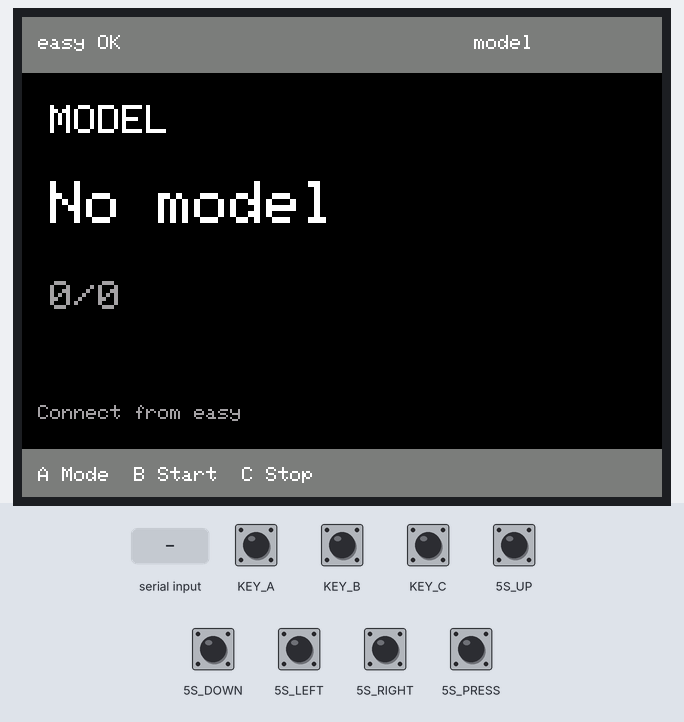
The sketch below on a simulated Seeed Wio Terminal. Parts: 320×240 colour display. The test bench sets the inputs (shaded band); at power-on: 5S_DOWN, 5S_LEFT, 5S_PRESS, 5S_RIGHT, 5S_UP, KEY_A, KEY_B, KEY_C HIGH. What the sketch prints to the serial monitor is not drawn.

Above: at 1.8 s.
1.9 s: KEY_A pulled LOW for 0.15 s
5.0 s: KEY_B pulled LOW for 0.15 s
6.6 s: "screen\n" received over Serial
At 7.7 s:
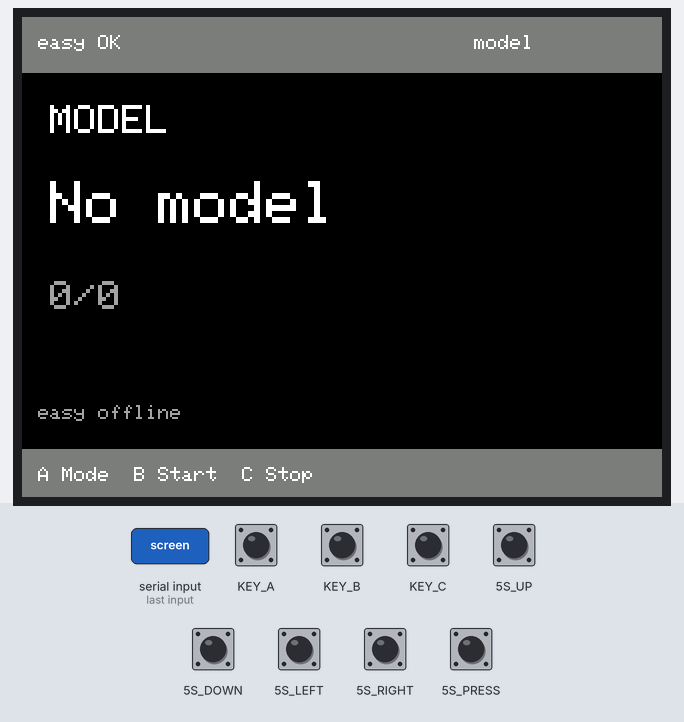
8.1 s: KEY_C pulled LOW for 0.15 s
11.2 s: 5S_UP pulled LOW for 0.15 s
13.1 s: 5S_DOWN pulled LOW for 0.15 s
Timing chart, 0 to 15.7 s (numbered marks = the images above; inputs shaded):
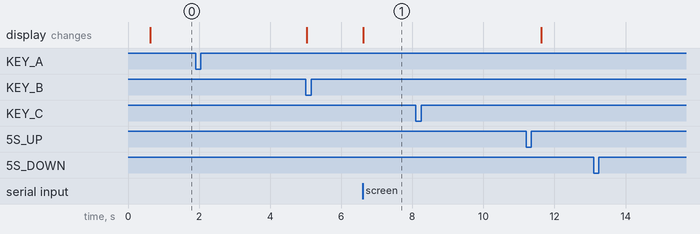

Measured:
- after the input at 1.9 s, every drawn part: stays the same
- after the input at 6.6 s, the display: changes at once (image 1)
- after the input at 8.1 s, every drawn part: stays the same
- after the input at 13.1 s, every drawn part: stays the same

The sketch:

wio_easy_ctl.ino
```cpp
// Wio Terminal controller for lerobot-easy.
//
// Wio owns only its USB serial link. lerobot-easy owns business state and
// robot serial ownership. Wio sends input events and renders screen payloads.

#include <TFT_eSPI.h>

static constexpr uint32_t HOST_BAUD = 115200;
static constexpr unsigned long DRAW_INTERVAL_MS = 80;
static constexpr unsigned long HEARTBEAT_INTERVAL_MS = 3000;
static constexpr unsigned long LINK_TIMEOUT_MS = 5000;
static constexpr unsigned long BUTTON_REPEAT_MS = 220;

TFT_eSPI tft;

char titleText[24] = "MODEL";
char modeText[16] = "model";
char primaryText[80] = "No model";
char indexText[16] = "0/0";
char statusText[80] = "Connect from easy";
char footerText[48] = "A Mode  B Start  C Stop";
char rxBuffer[512];
uint16_t rxLength = 0;
unsigned long seq = 1;
unsigned long lastDrawMs = 0;
unsigned long lastHostRxMs = 0;
unsigned long lastHeartbeatMs = 0;
unsigned long lastRepeatMs = 0;
bool hostLinked = false;
bool needsFullRedraw = true;
bool dirtyHeader = true;
bool dirtyMain = true;
bool dirtyFooter = true;
bool dirtyStatus = true;
bool lastKeyA = false;
bool lastKeyB = false;
bool lastKeyC = false;
bool lastJoyPress = false;
bool lastJoyUp = false;
bool lastJoyDown = false;

void copyText(char* dest, size_t destSize, const char* src) {
  if (destSize == 0) return;
  strncpy(dest, src ? src : "", destSize - 1);
  dest[destSize - 1] = '\0';
}

void markAllDirty() {
  dirtyHeader = true;
  dirtyMain = true;
  dirtyFooter = true;
  dirtyStatus = true;
}

void sendHello() {
  Serial.print("{\"type\":\"hello\",\"seq\":");
  Serial.print(seq++);
  Serial.println("}");
}

void sendStatusRequest() {
  Serial.print("{\"type\":\"status\",\"seq\":");
  Serial.print(seq++);
  Serial.println("}");
}

void sendInput(const char* key, const char* eventType) {
  Serial.print("{\"type\":\"input\",\"key\":\"");
  Serial.print(key);
  Serial.print("\",\"event\":\"");
  Serial.print(eventType);
  Serial.print("\",\"seq\":");
  Serial.print(seq++);
  Serial.println("}");
}

bool readSwitchPressed(int pin, bool& wasPressed) {
  const bool isPressed = digitalRead(pin) == LOW;
  const bool edge = isPressed && !wasPressed;
  wasPressed = isPressed;
  return edge;
}

bool readRepeatPressed(int pin) {
  if (digitalRead(pin) != LOW) return false;
  const unsigned long now = millis();
  if (now - lastRepeatMs < BUTTON_REPEAT_MS) return false;
  lastRepeatMs = now;
  return true;
}

bool readJsonStringValue(const char* json, const char* key, char* dest, size_t destSize) {
  if (destSize == 0) return false;
  dest[0] = '\0';
  char pattern[32];
  snprintf(pattern, sizeof(pattern), "\"%s\":\"", key);
  const char* start = strstr(json, pattern);
  if (!start) return false;
  start += strlen(pattern);
  size_t i = 0;
  while (*start && *start != '"' && i + 1 < destSize) {
    if (*start == '\\' && start[1]) start++;
    dest[i++] = *start++;
  }
  dest[i] = '\0';
  return true;
}

void applyScreenMessage(const char* line) {
  readJsonStringValue(line, "mode", modeText, sizeof(modeText));
  readJsonStringValue(line, "title", titleText, sizeof(titleText));
  readJsonStringValue(line, "primary", primaryText, sizeof(primaryText));
  readJsonStringValue(line, "index", indexText, sizeof(indexText));
  readJsonStringValue(line, "status", statusText, sizeof(statusText));
  readJsonStringValue(line, "footer", footerText, sizeof(footerText));
  markAllDirty();
}

void handleHostLine(const char* line) {
  const bool wasLinked = hostLinked;
  lastHostRxMs = millis();
  hostLinked = true;
  if (!wasLinked) dirtyHeader = true;

  char type[16];
  readJsonStringValue(line, "type", type, sizeof(type));
  if (strcmp(type, "screen") == 0) {
    applyScreenMessage(line);
  } else if (strcmp(type, "ready") == 0) {
    readJsonStringValue(line, "text", statusText, sizeof(statusText));
    dirtyStatus = true;
  } else if (strcmp(type, "error") == 0) {
    if (!readJsonStringValue(line, "text", statusText, sizeof(statusText)) || !statusText[0]) {
      copyText(statusText, sizeof(statusText), "Error");
    }
    dirtyStatus = true;
  }
}

void pollHostSerial() {
  while (Serial.available() > 0) {
    const char ch = static_cast<char>(Serial.read());
    if (ch == '\r') continue;
    if (ch == '\n') {
      rxBuffer[rxLength] = '\0';
      if (rxLength > 0) handleHostLine(rxBuffer);
      rxLength = 0;
      continue;
    }
    if (rxLength + 1 < sizeof(rxBuffer)) {
      rxBuffer[rxLength++] = ch;
    } else {
      rxLength = 0;
      copyText(statusText, sizeof(statusText), "Serial line too long");
      dirtyStatus = true;
    }
  }
}

void updateLinkState() {
  const bool wasLinked = hostLinked;
  hostLinked = (millis() - lastHostRxMs) < LINK_TIMEOUT_MS;
  if (wasLinked != hostLinked) {
    dirtyHeader = true;
    if (!hostLinked) {
      copyText(statusText, sizeof(statusText), "easy offline");
      dirtyStatus = true;
    }
  }
}

void drawHeader() {
  tft.fillRect(0, 0, 320, 28, TFT_DARKGREY);
  tft.setTextColor(TFT_WHITE, TFT_DARKGREY);
  tft.setTextSize(1);
  tft.setCursor(8, 9);
  tft.print("easy ");
  tft.print(hostLinked ? "OK" : "--");
  tft.setCursor(226, 9);
  tft.print(modeText);
}

void drawMain() {
  tft.fillRect(0, 28, 320, 154, TFT_BLACK);
  tft.setTextColor(TFT_WHITE, TFT_BLACK);
  tft.setTextSize(2);
  tft.setCursor(14, 44);
  tft.print(titleText);

  tft.setTextSize(3);
  tft.setCursor(14, 82);
  tft.print(primaryText);

  tft.setTextColor(tft.color565(160, 160, 160), TFT_BLACK);
  tft.setTextSize(2);
  tft.setCursor(14, 132);
  tft.print(indexText);
}

void drawStatus() {
  tft.fillRect(0, 182, 320, 34, TFT_BLACK);
  tft.setTextColor(tft.color565(160, 160, 160), TFT_BLACK);
  tft.setTextSize(1);
  tft.setCursor(8, 194);
  tft.print(statusText);
}

void drawFooter() {
  tft.fillRect(0, 216, 320, 24, TFT_DARKGREY);
  tft.setTextColor(TFT_WHITE, TFT_DARKGREY);
  tft.setTextSize(1);
  tft.setCursor(8, 225);
  tft.print(footerText);
}

void drawScreen() {
  tft.fillScreen(TFT_BLACK);
  drawHeader();
  drawMain();
  drawStatus();
  drawFooter();
  needsFullRedraw = false;
  dirtyHeader = false;
  dirtyMain = false;
  dirtyFooter = false;
  dirtyStatus = false;
}

void updateDisplay() {
  const unsigned long now = millis();
  const bool dirty = needsFullRedraw || dirtyHeader || dirtyMain || dirtyStatus || dirtyFooter;
  if (!dirty) return;
  if (now - lastDrawMs < DRAW_INTERVAL_MS) return;
  lastDrawMs = now;
  if (needsFullRedraw) {
    drawScreen();
    return;
  }
  if (dirtyHeader) {
    drawHeader();
    dirtyHeader = false;
  }
  if (dirtyMain) {
    drawMain();
    dirtyMain = false;
  }
  if (dirtyStatus) {
    drawStatus();
    dirtyStatus = false;
  }
  if (dirtyFooter) {
    drawFooter();
    dirtyFooter = false;
  }
}

void handleButtons() {
  if (readSwitchPressed(WIO_KEY_A, lastKeyA)) sendInput("c", "press");
  if (readSwitchPressed(WIO_KEY_B, lastKeyB)) sendInput("b", "press");
  if (readSwitchPressed(WIO_KEY_C, lastKeyC)) sendInput("a", "press");
  if (readSwitchPressed(WIO_5S_PRESS, lastJoyPress)) sendInput("press", "press");
  if (readSwitchPressed(WIO_5S_UP, lastJoyUp)) sendInput("up", "press");
  if (readSwitchPressed(WIO_5S_DOWN, lastJoyDown)) sendInput("down", "press");
  if (readRepeatPressed(WIO_5S_LEFT)) sendInput("left", "repeat");
  if (readRepeatPressed(WIO_5S_RIGHT)) sendInput("right", "repeat");
}

void maybeSendHeartbeat() {
  const unsigned long now = millis();
  if (now - lastHeartbeatMs < HEARTBEAT_INTERVAL_MS) return;
  lastHeartbeatMs = now;
  if (hostLinked) {
    sendStatusRequest();
  } else {
    sendHello();
  }
}

void setup() {
  pinMode(WIO_KEY_A, INPUT_PULLUP);
  pinMode(WIO_KEY_B, INPUT_PULLUP);
  pinMode(WIO_KEY_C, INPUT_PULLUP);
  pinMode(WIO_5S_PRESS, INPUT_PULLUP);
  pinMode(WIO_5S_UP, INPUT_PULLUP);
  pinMode(WIO_5S_DOWN, INPUT_PULLUP);
  pinMode(WIO_5S_LEFT, INPUT_PULLUP);
  pinMode(WIO_5S_RIGHT, INPUT_PULLUP);

  Serial.begin(HOST_BAUD);
  tft.begin();
  tft.setRotation(3);
  drawScreen();
  delay(300);
  sendHello();
}

void loop() {
  pollHostSerial();
  updateLinkState();
  handleButtons();
  maybeSendHeartbeat();
  updateDisplay();
}
```
